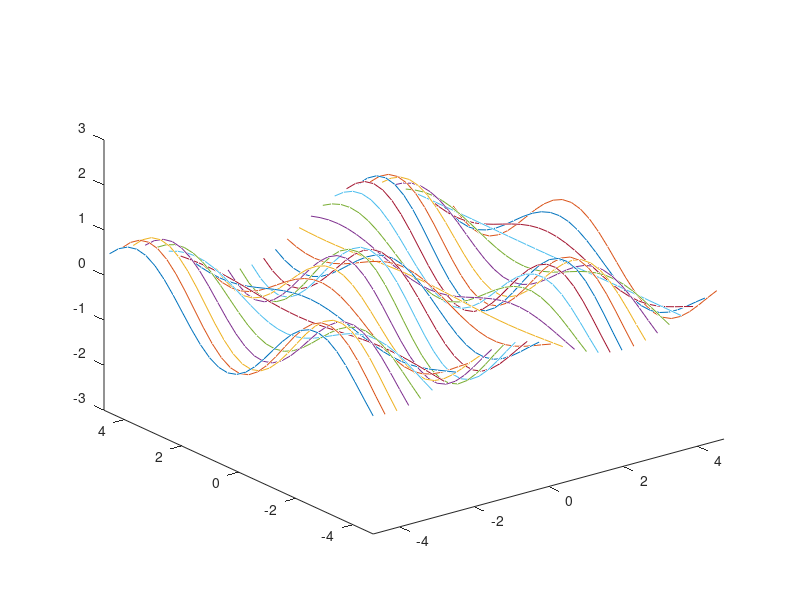

Source code (MATLAB):
clear; clf;

length=1.5;
t=-length*pi:(1/(pi)):length*pi;
del=1; dur=1; i = 2;

%surf(t,t,sin(t-i/del)'*cos(t-i/del));
%mesh(t,t,sin(t-i/del)'*cos(t-i/del));
%contour(t,t,sin(t-i/del)'*cos(t-i/del));
%surfc(t,t,sin(t-i/del)'*cos(t-i/del));
plot3(t,t,sin(t-i/del)'*cos(t-i/del));
axis([-length*pi length*pi -length*pi length*pi -3 3])